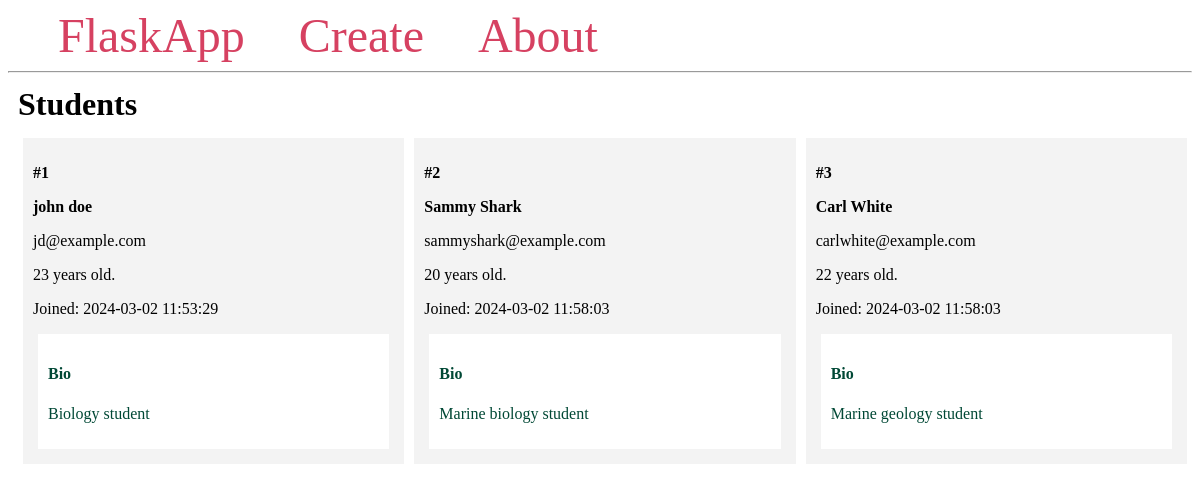
The page / on the database its author committed.
### flaskdb.py (models this page shows, shortened)
class Student(db.Model):
    id = db.Column(db.Integer, primary_key=True)
    firstname = db.Column(db.String(100), nullable=False)
    lastname = db.Column(db.String(100), nullable=False)
    email = db.Column(db.String(80), unique=True, nullable=False)
    age = db.Column(db.Integer)
    created_at = db.Column(db.DateTime(timezone=True),server_default=func.now())
    bio = db.Column(db.Text)

### flaskdb.py (the view)
@app.route("/")
def index():
    students = Student.query.all()
    return render_template('index.html', students=students)

### templates/index.html
{% extends 'base.html' %}
{% block content %}
    <h1 class="title">{% block title %} Students {% endblock %}</h1>
    <div class="content">
        {% for student in students %}
            <div class="student">
                <p><b>#{{ student.id }}</b></p>
                <b>
                    <p class="name">{{ student.firstname }} {{ student.lastname }}</p>
                </b>
                <p>{{ student.email }}</p>
                <p>{{ student.age }} years old.</p>
                <p>Joined: {{ student.created_at }}</p>
                <div class="bio">
                    <h4>Bio</h4>
                    <p>{{ student.bio }}</p>
                </div>
            </div>
        {% endfor %}
    </div>
{% endblock %}

### templates/base.html (shortened to what this page needs)
<!DOCTYPE html>
<html lang="en">
<head>
</head>
<body>
    <nav>
        <a href="{{ url_for('index') }}">FlaskApp</a>
        <a href="#">Create</a>
        <a href="#">About</a>
    </nav>
    <hr>
    <div class="content">
        {% block content %} {% endblock %}
    </div>
</body>
</html>

### templates/base.html (style rules this page uses)
.title { margin: 5px; }
.content { margin: 5px; width: 100%; display: flex; flex-direction: row; flex-wrap: wrap; }
.student { flex: 20%; padding: 10px; margin: 5px; background-color: #f3f3f3; inline-size: 100%; }
.bio { padding: 10px; margin: 5px; background-color: #ffffff; color: #004835; }
nav a { color: #d64161; font-size: 3em; margin-left: 50px; text-decoration: none; }

### rows shown on the page
Student: id "1", firstname "john", lastname "doe", email "jd@example.com", age "23", created_at "2024-03-02 11:53:29", bio "Biology student"
Student: id "2", firstname "Sammy", lastname "Shark", email "sammyshark@example.com", age "20", created_at "2024-03-02 11:58:03", bio "Marine biology student"
Student: id "3", firstname "Carl", lastname "White", email "carlwhite@example.com", age "22", created_at "2024-03-02 11:58:03", bio "Marine geology student"
